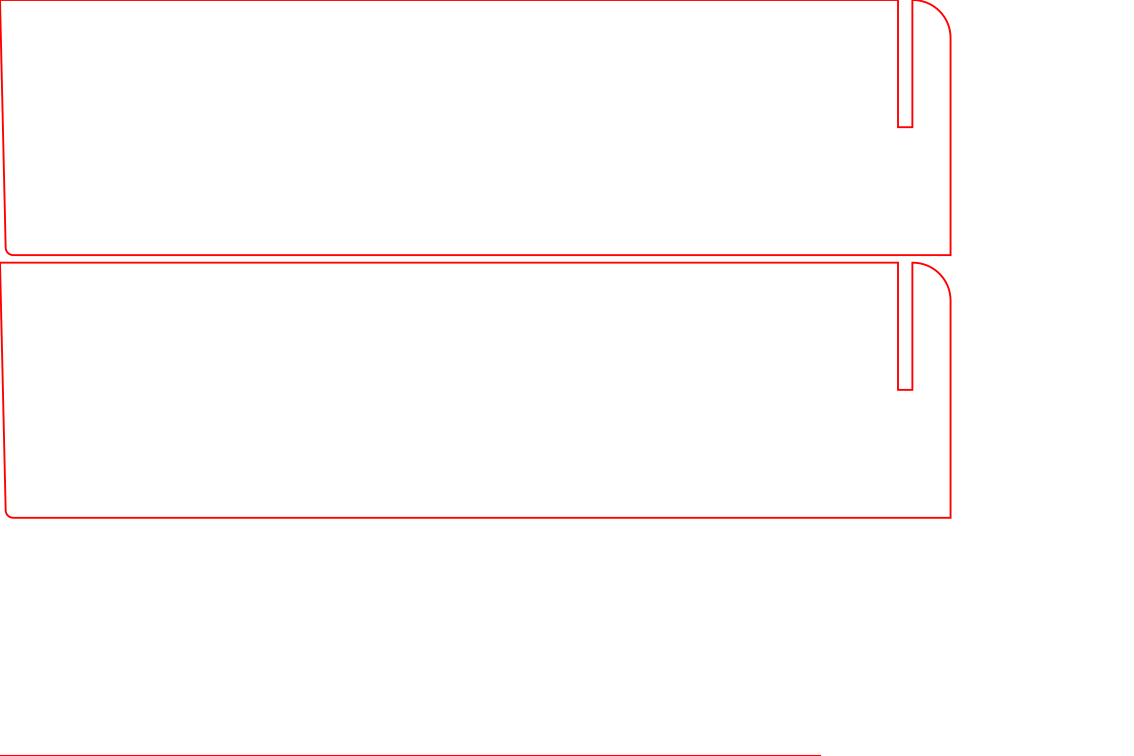

This figure's Python source:
#
# Generate a set of dividers to split an 9l Really Useful Box into five
# half height compartments.
# 

import math
from laser.util import *

depth = 135 / 2
width = 214

long_length = 238
short_length = 104.5
length = long_length + short_length

overhang = 10
thickness = 4

# Delta between the long and short edges to match the angle of the box
# sides
toe_in = 1.5
toe_radius = 2
toe_angle  = math.degrees(math.acos(toe_in/depth))
toe_depth = math.sqrt(toe_in**2 + depth**2)

d = panel('really_useful_divider.py', 300, 200)

def side_piece(d, x, y, length):
	p = d.turtle(('M', x, y), **cut)
	p.right(90)
	p.forward(toe_in)
	p.forward(length - (thickness/2))
	p.slot(depth/2, thickness)
	p.arc(90, overhang)
	p.forward(depth - overhang)
	p.right(90)
	p.forward(overhang+length+(thickness/2)-toe_radius)
	p.arc(toe_angle, toe_radius)
	return p.close()
bind_method(d, side_piece)

def cross_piece(d, x, y):
	p = d.turtle(('M', x, y), **cut)
	p.right(90)
	p.forward(2*toe_in + width)
	p.right(180-toe_angle)
	p.forward(toe_depth-toe_radius)
	p.arc(toe_angle, toe_radius)

	# complex bottom edge
	p.forward(width/3 - (thickness/2) - toe_radius)
	p.slot(depth/2, thickness)
	p.forward((width/2) - (width/3) - thickness)
	p.slot(depth/2, thickness)
	p.forward((width/2) - (width/3) - thickness)
	p.slot(depth/2, thickness)
	p.forward(width/3 - (thickness/2) - toe_radius)

	p.arc(toe_angle, toe_radius)
	return p.close()
bind_method(d, cross_piece)

d.add(d.side_piece(0, 0, long_length))
d.add(d.side_piece(0, depth+2, long_length))

# Second sheet
d.add(d.cross_piece(0, 200))
d.add(d.side_piece(0, 200+depth+2, short_length))

d.save()
